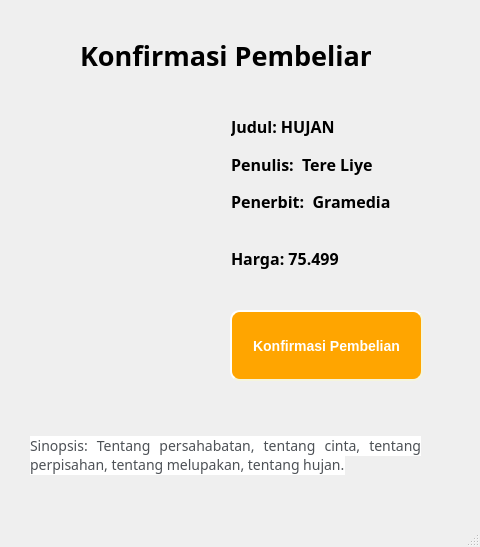
<?xml version="1.0" encoding="UTF-8"?>
<ui version="4.0">
 <class>KonfirmasiHujan</class>
 <widget class="QMainWindow" name="KonfirmasiHujan">
  <property name="geometry">
   <rect>
    <x>0</x>
    <y>0</y>
    <width>480</width>
    <height>547</height>
   </rect>
  </property>
  <property name="windowTitle">
   <string>MainWindow</string>
  </property>
  <widget class="QWidget" name="centralwidget">
   <widget class="QLabel" name="label_4">
    <property name="geometry">
     <rect>
      <x>30</x>
      <y>90</y>
      <width>193</width>
      <height>287</height>
     </rect>
    </property>
    <property name="styleSheet">
     <string notr="true"/>
    </property>
    <property name="text">
     <string/>
    </property>
    <property name="pixmap">
     <pixmap resource="Resources.qrc">:/img/img/buku10.png</pixmap>
    </property>
   </widget>
   <widget class="QLabel" name="label_2">
    <property name="geometry">
     <rect>
      <x>30</x>
      <y>370</y>
      <width>391</width>
      <height>171</height>
     </rect>
    </property>
    <property name="font">
     <font>
      <family>Goldplay</family>
     </font>
    </property>
    <property name="text">
     <string>&lt;html&gt;&lt;head/&gt;&lt;body&gt;&lt;p align=&quot;justify&quot;&gt;&lt;span style=&quot; font-family:'arial','sans-serif'; font-size:14px; color:#4d5156; background-color:#ffffff;&quot;&gt;Sinopsis: Tentang persahabatan, tentang cinta, tentang perpisahan, tentang melupakan, tentang hujan.&lt;/span&gt;&lt;/p&gt;&lt;/body&gt;&lt;/html&gt;</string>
    </property>
    <property name="textFormat">
     <enum>Qt::RichText</enum>
    </property>
    <property name="scaledContents">
     <bool>false</bool>
    </property>
    <property name="wordWrap">
     <bool>true</bool>
    </property>
    <property name="margin">
     <number>1</number>
    </property>
   </widget>
   <widget class="QLabel" name="label">
    <property name="geometry">
     <rect>
      <x>80</x>
      <y>20</y>
      <width>291</width>
      <height>71</height>
     </rect>
    </property>
    <property name="font">
     <font>
      <family>Goldplay</family>
      <pointsize>20</pointsize>
      <weight>75</weight>
      <bold>true</bold>
     </font>
    </property>
    <property name="text">
     <string>Konfirmasi Pembelian</string>
    </property>
   </widget>
   <widget class="QWidget" name="layoutWidget">
    <property name="geometry">
     <rect>
      <x>231</x>
      <y>111</y>
      <width>809</width>
      <height>163</height>
     </rect>
    </property>
    <property name="font">
     <font>
      <weight>75</weight>
      <bold>true</bold>
     </font>
    </property>
    <layout class="QGridLayout" name="gridLayout">
     <item row="1" column="0">
      <widget class="QLabel" name="penulis">
       <property name="font">
        <font>
         <family>Goldplay</family>
         <pointsize>12</pointsize>
         <weight>75</weight>
         <bold>true</bold>
        </font>
       </property>
       <property name="text">
        <string>Penulis:  Tere Liye</string>
       </property>
      </widget>
     </item>
     <item row="4" column="0">
      <widget class="QLabel" name="penulis_3">
       <property name="font">
        <font>
         <family>Goldplay</family>
         <pointsize>12</pointsize>
         <weight>75</weight>
         <bold>true</bold>
        </font>
       </property>
       <property name="text">
        <string>Harga: 75.499</string>
       </property>
      </widget>
     </item>
     <item row="0" column="0">
      <widget class="QLabel" name="judul">
       <property name="font">
        <font>
         <family>Goldplay</family>
         <pointsize>12</pointsize>
         <weight>75</weight>
         <bold>true</bold>
        </font>
       </property>
       <property name="text">
        <string>&lt;html&gt;&lt;head/&gt;&lt;body&gt;&lt;p&gt;Judul: HUJAN&lt;/p&gt;&lt;/body&gt;&lt;/html&gt;</string>
       </property>
      </widget>
     </item>
     <item row="2" column="0">
      <widget class="QLabel" name="penulis_2">
       <property name="font">
        <font>
         <family>Goldplay</family>
         <pointsize>12</pointsize>
         <weight>75</weight>
         <bold>true</bold>
        </font>
       </property>
       <property name="text">
        <string>Penerbit:  Gramedia</string>
       </property>
      </widget>
     </item>
     <item row="3" column="0">
      <spacer name="horizontalSpacer">
       <property name="orientation">
        <enum>Qt::Horizontal</enum>
       </property>
       <property name="sizeHint" stdset="0">
        <size>
         <width>40</width>
         <height>20</height>
        </size>
       </property>
      </spacer>
     </item>
    </layout>
   </widget>
   <widget class="QPushButton" name="pushButton_2">
    <property name="geometry">
     <rect>
      <x>230</x>
      <y>310</y>
      <width>193</width>
      <height>71</height>
     </rect>
    </property>
    <property name="font">
     <font>
      <pointsize>-1</pointsize>
      <weight>75</weight>
      <italic>false</italic>
      <bold>true</bold>
     </font>
    </property>
    <property name="styleSheet">
     <string notr="true">background-color: orange;
    border-style: outset;
    border-width: 2px;
    border-radius: 10px;
    border-color: beige;
    font: bold 14px;
	color:white;
    min-width: 10em;
    padding: 6px;</string>
    </property>
    <property name="text">
     <string>Konfirmasi Pembelian</string>
    </property>
   </widget>
  </widget>
  <widget class="QMenuBar" name="menubar">
   <property name="geometry">
    <rect>
     <x>0</x>
     <y>0</y>
     <width>480</width>
     <height>21</height>
    </rect>
   </property>
  </widget>
  <widget class="QStatusBar" name="statusbar"/>
 </widget>
 <resources>
  <include location="Resources.qrc"/>
 </resources>
 <connections/>
</ui>
